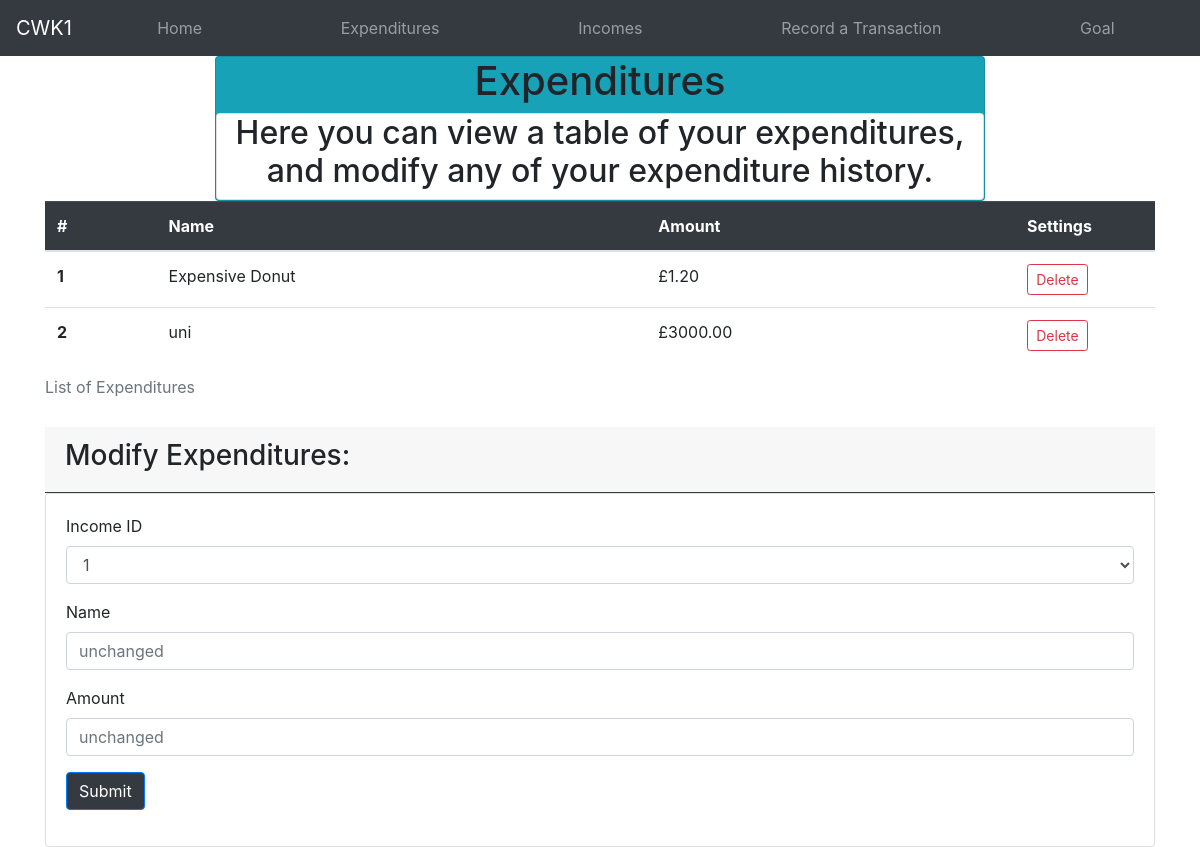
Page /expenditures on the earlier database version.
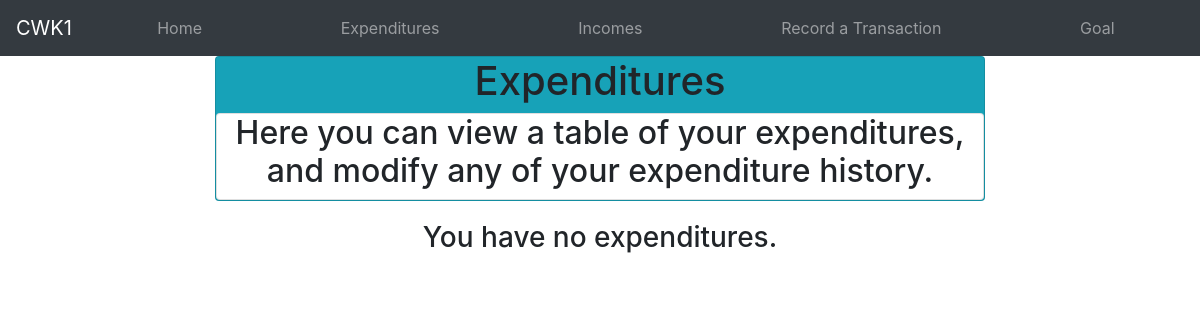
Same page on the later database version.
### app/models.py (models this page shows)
class Expenditure(db.Model):
    id = db.Column(db.Integer, primary_key=True)
    name = db.Column(db.String(500), index=True, unique=True, nullable=False)
    amount = db.Column(db.Float, nullable=False)

### app/views.py (the view, shortened to what this page needs)
@app.route('/expenditures', methods=['GET', 'POST'])
def expenditures():
    modify_form = ModifyExpenditureForm()
    with app.app_context():
        expenditures_list = db.session.query(models.Expenditure).all()
    for x in expenditures_list:
        modify_form.id.choices.append(x.id)
    expenditures_count = len(expenditures_list)
    expenditures = {
        'description': 'Here you can view a table of your expenditures, and modify any of your expenditure history.'}
    return render_template('expenditures.html', title='Expenditures', expenditures_list=expenditures_list, expenditures=expenditures, expenditures_count=expenditures_count, modify_form=modify_form,)

### app/forms.py
class ModifyExpenditureForm(FlaskForm):
    id = SelectField('Income ID', validators=[DataRequired()], choices=[])
    name = StringField('Name', validators=[Optional()])
    amount = FloatField('Amount', validators=[
                        Optional(), NumberRange(min=0.01, max=9.0e12)])
    submit = SubmitField('Save Changes')

### app/templates/expenditures.html (shortened to what this page needs)
{% extends "base.html" %}]
{%block content%}
<div class="flex-row">
    <div class="card bg-info text-center">
    <h1>Expenditures</h1>
    <div class="card">
        <h2>{{expenditures.description}}</h2>
        </div>
    </div>
    </div>
    </div>
{% if expenditures_count>0 %}
<div class="container">
    <table class="table table-hover">
        <caption>List of Expenditures</caption>
        <thead class="table-dark">
          <tr>
            <th scope="col">#</th>
            <th scope="col">Name</th>
            <th scope="col">Amount</th>
            <th scope="col">
                <div class="row justify-content-md-center">
                Settings
                </div>
            </th>
          </tr>
        </thead>
        <tbody>
          {% for x in range(1,expenditures_count+1) %}
          <tr>
            <th scope="row">{{x}}</th>
            <td>{{expenditures_list[x-1].name}}</td>
            <td>£{{'%0.2f'|format(expenditures_list[x-1].amount|float)}}</td>
            <td><div class="row justify-content-center"><form method="post" action="{{ url_for('delete_expenditure', id=expenditures_list[x-1].id) }}" class="mr-1">
                <button type="submit" class="btn btn-outline-danger btn-sm">Delete</button>
            </form></div></td>
          </tr>
          {% endfor %}
        </tbody>
      </table>
      <div class="card-header border-dark">
        <h3>Modify Expenditures:</h3>
      </div>
      <div class="card card-body">
        <form method="post" action="" name="expenditureform">
            <div class="mb-3">
                {{ modify_form.id.label }}
                {{ modify_form.id(class="form-control") }}
            </div>
            <div class="mb-3">
                {{ modify_form.name.label }}
                {{ modify_form.name(class="form-control", placeholder='unchanged')}}
            </div>
            <div class="mb-3">
                {{ modify_form.amount.label }}
                {{ modify_form.amount(class="form-control", placeholder='unchanged')}}
            </div>
            <p><input type="submit" class="btn btn-primary bg-dark" value="Submit"></p>
        </form>
    </div>
</div>
{% else %}
<div class="container">
    <div class="card-body">
        <div class="row justify-content-center">
            <h3>You have no expenditures.</h3>
        </div>
    </div>
</div>
{%endif%}
{%endblock%}

### app/templates/base.html (shortened to what this page needs)
<!DOCTYPE html>
<html lang="en">
  <head>
  <link rel="stylesheet" href="https://stackpath.bootstrapcdn.com/bootstrap/4.2.1/css/bootstrap.min.css">
  </head>
  <body>
    <nav class="navbar navbar-expand-md navbar-dark bg-dark">
      <a class="navbar-brand" href="#">CWK1</a>
      <div class="collapse navbar-collapse" id="navbarSupportedContent">
          <ul class="navbar-nav w-100 justify-content-around">
              <li class="nav-item"><a class="nav-link" href="/home">Home <span class="sr-only">(current)</span></a></li>
              <li class="nav-item"><a class="nav-link" href="/expenditures">Expenditures</a></li>
              <li class="nav-item"><a class="nav-link" href="/incomes">Incomes</a></li>
              <li class="nav-item"><a class="nav-link" href="/form">Record a Transaction</a></li>
              <li class="nav-item"><a class="nav-link" href="/goal">Goal</a></li>
          </ul>
      </div>
  </nav>
    <div class="container-fluid">
      <div class="row">
        <div class="col-2"></div>
          <div class="col-8 justify-content-center">
            {% block content %}{% endblock %}
          </div>
        </div>
  </body>
</html>

Differences in the rows shown:
removed Expenditure: name "Expensive Donut", amount "1.20"
removed Expenditure: name "uni", amount "3000.00"
Other differences:
{{ modify_form.id.label }}: "Income ID" → (not shown)
form field id: "1" → (not shown)
{{ modify_form.name.label }}: "Name" → (not shown)
{{ modify_form.amount.label }}: "Amount" → (not shown)
form field value: "Submit" → (not shown)
text no longer shown: "List of Expenditures # Name Amount Settings Modify Expenditures:"
text now shown: "You have no expenditures."
list line gone: "1 £ Delete"
list line gone: "2 £ Delete"
